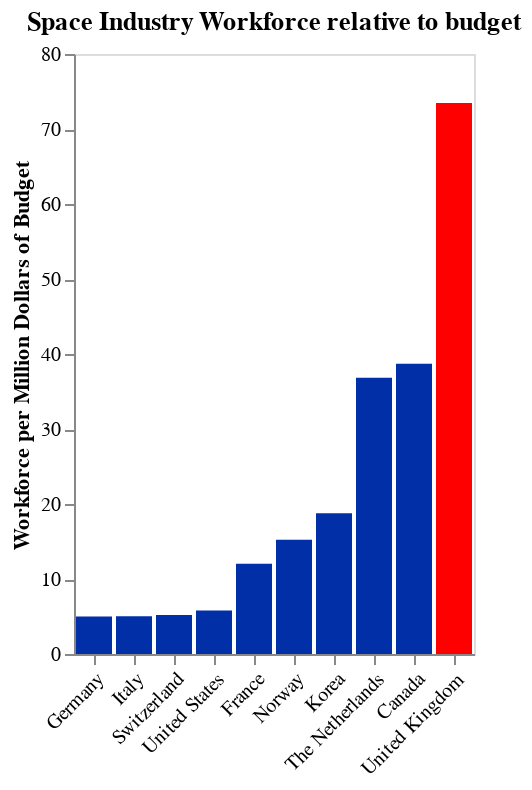

Write notebook code for a chart like this one.
### Code cell
highlight_color = alt.condition(
    alt.datum.Country == 'United Kingdom',  # Highlight the UK
    alt.value('red'),  # Highlight color
    alt.value('#002FA7')  # Default color
)

wf_bar_chart = alt.Chart(oecd_df_plus).mark_bar().encode(
    x=alt.X(
        'Country:N',
        title='',
        sort='y',
        axis=alt.Axis(labelAngle=-45, grid=False)  # Rotate labels and remove gridlines
    ),
    y=alt.Y('wf_per_budget_mil:Q', title='Workforce per Million Dollars of Budget', axis=alt.Axis(grid=False)),
    color=highlight_color,
    tooltip=[
        'Country', 
        'Workforce',
        alt.Tooltip('budget_a:Q', title='Public Space Budget', format='$,.0f')  # Format the 'budget' field as dollars
    ]
).properties(
    title='Space Industry Workforce relative to budget'
)

wf_bar_chart

### Figure 1 — Vega-Lite specification as saved in the notebook (floating-point values rounded to 4 significant figures)
{"config": {"view": {"continuousWidth": 300, "continuousHeight": 300}}, "data": {"name": "data-af5aca0153e2257ee47b2dd83c501e21"}, "mark": {"type": "bar"}, "encoding": {"color": {"condition": {"test": "(datum.Country === 'United Kingdom')", "value": "red"}, "value": "#002FA7"}, "tooltip": [{"field": "Country", "type": "nominal"}, {"field": "Workforce", "type": "quantitative"}, {"field": "budget_a", "format": "$,.0f", "title": "Public Space Budget", "type": "quantitative"}], "x": {"axis": {"grid": false, "labelAngle": -45}, "field": "Country", "sort": "y", "title": "", "type": "nominal"}, "y": {"axis": {"grid": false}, "field": "wf_per_budget_mil", "title": "Workforce per Million Dollars of Budget", "type": "quantitative"}}, "title": "Space Industry Workforce relative to budget", "$schema": "https://vega.github.io/schema/vega-lite/v5.8.0.json", "datasets": {"data-af5aca0153e2257ee47b2dd83c501e21": [{"Country": "Canada", "First satellite": "Alouette 1", "First satellite year": "1962", "Number of satellites": 59, "First orbital launch": null, "First orbital launch year": null, "Spaceports": 1.0, "Workforce": 11600, "Revenue": 3900000000.0, "budget % of GDP": 0.014, "budget per capita": 7.7, "Country Name_x": "Canada", "pop": 38940000.0, "Country Name_y": "Canada", "gdp": 2161000000000.0, "budget_a": 299800000.0, "budget_b": 302600000.0, "budget_var": -2776000.0, "wf_per_budget_mil": 38.69, "sats_per_budget_mil": 0.1968, "sps_per_budget_mil": 0.003335}, {"Country": "France", "First satellite": "Astérix", "First satellite year": "1965", "Number of satellites": 37, "First orbital launch": "Diamant A", "First orbital launch year": "1965", "Spaceports": 1.0, "Workforce": 32200, "Revenue": 12300000000.0, "budget % of GDP": 0.097, "budget per capita": 39.4, "Country Name_x": "France", "pop": 67970000.0, "Country Name_y": "France", "gdp": 2779000000000.0, "budget_a": 2678000000.0, "budget_b": 2696000000.0, "budget_var": -17650000.0, "wf_per_budget_mil": 12.02, "sats_per_budget_mil": 0.01382, "sps_per_budget_mil": 0.0003734}, {"Country": "Germany", "First satellite": "Azur", "First satellite year": "1969", "Number of satellites": 51, "First orbital launch": null, "First orbital launch year": null, "Spaceports": 1.0, "Workforce": 9200, "Revenue": 2800000000.0, "budget % of GDP": 0.045, "budget per capita": 22.0, "Country Name_x": "Germany", "pop": 83800000.0, "Country Name_y": "Germany", "gdp": 4082000000000.0, "budget_a": 1844000000.0, "budget_b": 1837000000.0, "budget_var": 6444000.0, "wf_per_budget_mil": 4.99, "sats_per_budget_mil": 0.02766, "sps_per_budget_mil": 0.0005424}, {"Country": "Italy", "First satellite": "San Marco 1", "First satellite year": "1964", "Number of satellites": 22, "First orbital launch": null, "First orbital launch year": null, "Spaceports": 1.0, "Workforce": 7000, "Revenue": 2300000000.0, "budget % of GDP": 0.069, "budget per capita": 23.6, "Country Name_x": "Italy", "pop": 58940000.0, "Country Name_y": "Italy", "gdp": 2067000000000.0, "budget_a": 1391000000.0, "budget_b": 1426000000.0, "budget_var": -35220000.0, "wf_per_budget_mil": 5.032, "sats_per_budget_mil": 0.01582, "sps_per_budget_mil": 0.0007189}, {"Country": "Korea", "First satellite": "KITSAT-1", "First satellite year": "1992", "Number of satellites": 21, "First orbital launch": "Naro Space Centre", "First orbital launch year": "2013", "Spaceports": 1.0, "Workforce": 9797, "Revenue": 2800000000.0, "budget % of GDP": 0.034, "budget per capita": 10.1, "Country Name_x": "Korea", "pop": 51670000.0, "Country Name_y": "Korea", "gdp": 1674000000000.0, "budget_a": 521900000.0, "budget_b": 569100000.0, "budget_var": -47240000.0, "wf_per_budget_mil": 18.77, "sats_per_budget_mil": 0.04024, "sps_per_budget_mil": 0.001916}, {"Country": "The Netherlands", "First satellite": "Astronomical Netherlands Satellite", "First satellite year": "1974", "Number of satellites": 15, "First orbital launch": null, "First orbital launch year": null, "Spaceports": 0.0, "Workforce": 6000, "Revenue": 966000000.0, "budget % of GDP": 0.016, "budget per capita": 9.2, "Country Name_x": "The Netherlands", "pop": 17700000.0, "Country Name_y": "The Netherlands", "gdp": 1009000000000.0, "budget_a": 162800000.0, "budget_b": 161500000.0, "budget_var": 1345000.0, "wf_per_budget_mil": 36.84, "sats_per_budget_mil": 0.09211, "sps_per_budget_mil": 0.0}, {"Country": "Norway", "First satellite": "Thor 1", "First satellite year": "1992", "Number of satellites": 9, "First orbital launch": null, "First orbital launch year": null, "Spaceports": 1.0, "Workforce": 2700, "Revenue": 1300000000.0, "budget % of GDP": 0.031, "budget per capita": 32.5, "Country Name_x": "Norway", "pop": 5457000.0, "Country Name_y": "Norway", "gdp": 593700000000.0, "budget_a": 177400000.0, "budget_b": 184100000.0, "budget_var": -6699000.0, "wf_per_budget_mil": 15.22, "sats_per_budget_mil": 0.05075, "sps_per_budget_mil": 0.005638}, {"Country": "Switzerland", "First satellite": "SwissCube-1", "First satellite year": "2009", "Number of satellites": 15, "First orbital launch": null, "First orbital launch year": null, "Spaceports": 0.0, "Workforce": 1500, "Revenue": null, "budget % of GDP": 0.036, "budget per capita": 32.9, "Country Name_x": "Switzerland", "pop": 8776000.0, "Country Name_y": "Switzerland", "gdp": 818400000000.0, "budget_a": 288700000.0, "budget_b": 294600000.0, "budget_var": -5911000.0, "wf_per_budget_mil": 5.195, "sats_per_budget_mil": 0.05195, "sps_per_budget_mil": 0.0}, {"Country": "United Kingdom", "First satellite": "Ariel", "First satellite year": "1962", "Number of satellites": 565, "First orbital launch": "Black Arrow", "First orbital launch year": "1971", "Spaceports": 6.0, "Workforce": 48800, "Revenue": 21600000000.0, "budget % of GDP": 0.022, "budget per capita": 9.8, "Country Name_x": "United Kingdom", "pop": 67790000.0, "Country Name_y": "United Kingdom", "gdp": 3089000000000.0, "budget_a": 664400000.0, "budget_b": 679500000.0, "budget_var": -15190000.0, "wf_per_budget_mil": 73.46, "sats_per_budget_mil": 0.8505, "sps_per_budget_mil": 0.009031}, {"Country": "United States", "First satellite": "Explorer 1", "First satellite year": "1958", "Number of satellites": 4529, "First orbital launch": "Juno 1", "First orbital launch year": "1958", "Spaceports": 19.0, "Workforce": 360000, "Revenue": 211600000000.0, "budget % of GDP": 0.243, "budget per capita": 186.1, "Country Name_x": "United States", "pop": 333300000.0, "Country Name_y": "United States", "gdp": 25740000000000.0, "budget_a": 62020000000.0, "budget_b": 62560000000.0, "budget_var": -536400000.0, "wf_per_budget_mil": 5.804, "sats_per_budget_mil": 0.07302, "sps_per_budget_mil": 0.0003063}]}}
